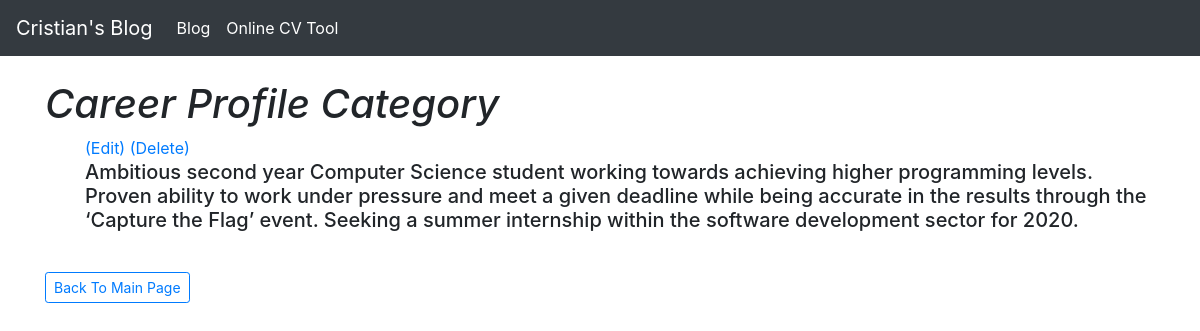
Screenshot of /resume/category/Career Profile/ with the database file from the repository.
### cv_maker/models.py (models this page shows, shortened)
class Experience(models.Model):
    title = models.CharField(max_length=255)
    text = models.TextField()
    category = models.CharField(max_length=255, default='uncategorized')
    positioning = models.CharField(max_length=255, default="")

### cv_maker/views.py (the view)
# urls.py: path('category/<str:cats>/', CategoryView, name="category"),
def CategoryView(request, cats):
    category_posts = Experience.objects.filter(category=cats)
    return render(request, 'categories.html', {'cats': cats, 'category_posts': category_posts})

### cv_maker/templates/categories.html (shortened to what this page needs)
{% extends 'base.html' %}
{% block content %}
{% if category_posts %}
	<h1 class="font-italic">{{ cats }} Category</h1>
	<ul>
	{% for post in category_posts %}
		<a href="{% url 'edit_cv_post' post.pk %}">(Edit)</a>
		<a href="{% url 'delete_cv_post' post.pk %}">(Delete)</a>
		<h5>{{ post.text|linebreaks }}</h5>
	{% endfor %}
	</ul>
{% else %}
	<h2>Sorry, this page does not exit. Please enter a valid Url.</h2>
{% endif %}
<br/>
<a href="{% url 'cv_home' %}" class="btn btn-outline-primary btn-sm">Back To Main Page</a>
{% endblock %}

### rows the page displays
Experience: category "Career Profile", text "Ambitious second year Computer Science student working towards achieving higher programming levels. Proven ability to work under pressure and meet a given deadline while being accurate in the results through the ‘Capture the Flag’ event. Seeking a summer internship within the software development sector for 2020."
